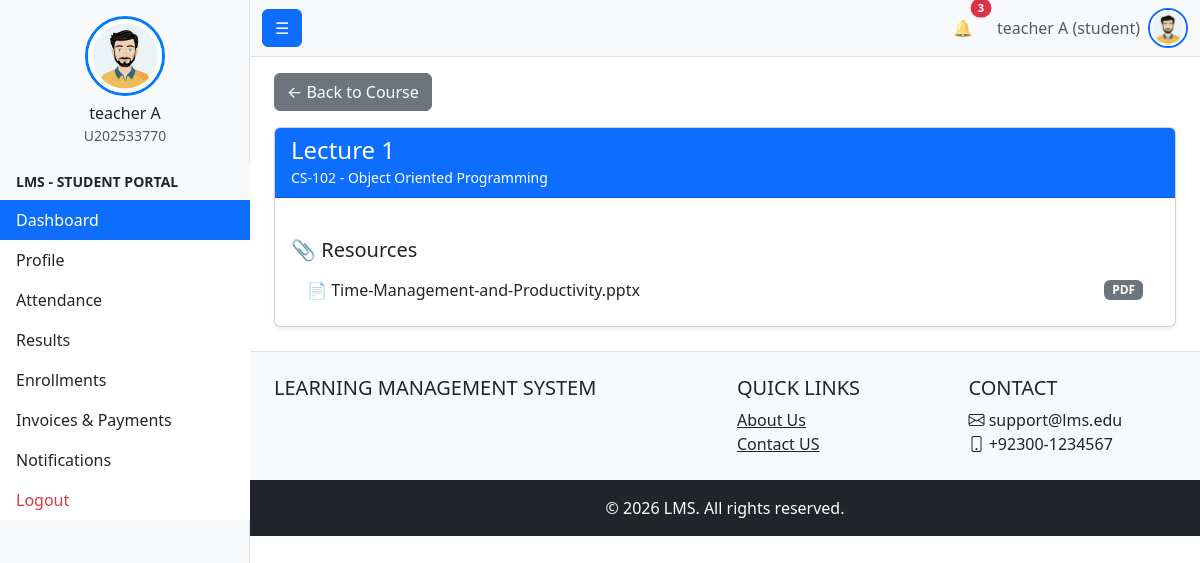
The page /roles/Student/courses/lesson.php?lesson_id=6 (signed in) on the database its author committed.
### tables this page shows
CREATE TABLE `users` (
  `id` int(11) NOT NULL,
  `first_name` varchar(100) NOT NULL,
  `last_name` varchar(100) NOT NULL,
  `full_name` varchar(201) GENERATED ALWAYS AS (concat(`first_name`,' ',`last_name`)) STORED,
  `email` varchar(255) DEFAULT NULL,
  `contact_number` varchar(20) DEFAULT NULL,
  `profile_image` varchar(255) DEFAULT NULL COMMENT 'Stores profile image filename (stored in /public/uploads/profiles/)',
  `campus_id` int(11) DEFAULT NULL,
  `gender` enum('male','female','other') DEFAULT NULL,
  `cnic` varchar(15) DEFAULT NULL,
  `date_of_birth` date DEFAULT NULL,
  `address` text DEFAULT NULL,
  `password_hash` varchar(255) NOT NULL,
  `user_code` varchar(255) NOT NULL,
  `status` enum('active','inactive','suspended') NOT NULL DEFAULT 'active',
  `is_deleted` tinyint(1) NOT NULL DEFAULT 0,
  `created_at` timestamp NOT NULL DEFAULT current_timestamp(),
  `updated_at` timestamp NOT NULL DEFAULT current_timestamp() ON UPDATE current_timestamp(),
  `last_login_at` datetime DEFAULT NULL
);

CREATE TABLE `roles` (
  `role_id` int(11) NOT NULL,
  `role_name` enum('student','faculty','admin','student_affairs','examination','admission','accounts') NOT NULL
);

CREATE TABLE `lesson` (
  `lesson_id` int(11) NOT NULL,
  `module_id` int(11) NOT NULL,
  `lesson_title` varchar(150) NOT NULL,
  `delivery_mode` enum('live','async') NOT NULL DEFAULT 'async',
  `content_type` enum('video','text','slides','mixed') NOT NULL DEFAULT 'mixed',
  `lesson_type` enum('video','live','text','slides') NOT NULL,
  `description` text DEFAULT NULL,
  `sequence_number` int(11) NOT NULL,
  `scheduled_start` datetime DEFAULT NULL,
  `scheduled_end` datetime DEFAULT NULL,
  `status` enum('draft','published','archived') NOT NULL DEFAULT 'draft',
  `created_at` timestamp NOT NULL DEFAULT current_timestamp(),
  `updated_at` timestamp NOT NULL DEFAULT current_timestamp() ON UPDATE current_timestamp()
);

CREATE TABLE `course` (
  `course_id` int(11) NOT NULL,
  `department_id` int(11) NOT NULL,
  `course_code` varchar(50) NOT NULL,
  `course_name` varchar(150) NOT NULL,
  `credit_hrs` int(11) NOT NULL,
  `course_type` enum('core','elective') NOT NULL,
  `recommended_semester` int(11) DEFAULT NULL COMMENT 'Recommended semester for the course',
  `description` text DEFAULT NULL,
  `created_at` timestamp NOT NULL DEFAULT current_timestamp(),
  `updated_at` timestamp NOT NULL DEFAULT current_timestamp() ON UPDATE current_timestamp(),
  `is_deleted` tinyint(1) NOT NULL DEFAULT 0,
  `updated_by` int(11) DEFAULT NULL
);

CREATE TABLE `resource` (
  `resource_id` int(11) NOT NULL,
  `resource_type` enum('video','pdf','ppt','doc','link','image','audio') NOT NULL,
  `mime_type` varchar(100) NOT NULL,
  `file_size` bigint(20) NOT NULL,
  `storage_provider` enum('local','s3','gcs','cdn') NOT NULL DEFAULT 'local',
  `version` int(11) NOT NULL DEFAULT 1,
  `resource_url` varchar(2048) NOT NULL COMMENT 'Supports longer URLs',
  `resource_name` varchar(150) DEFAULT NULL,
  `uploaded_by` int(11) DEFAULT NULL,
  `created_at` timestamp NOT NULL DEFAULT current_timestamp()
);

### config.php (called while the page is built, shortened)
<?php
function url(string $path = ''): string {
    return rtrim(BASE_URL, '/') . '/' . ltrim($path, '/');
}

### roles/Student/courses/lesson.php (the view, shortened to what this page needs)
<?php
require_once $_SERVER['DOCUMENT_ROOT'] . '/project1/bootstrap.php';
$lesson_id = $_GET['lesson_id'] ?? null;
$stmt = $conn->prepare("
    SELECT l.lesson_title, l.description, l.lesson_type, l.scheduled_start,
           c.course_code, c.course_name, c.course_id,
           r.resource_id, r.resource_type, r.resource_url, r.resource_name
    FROM lesson l
    JOIN module m ON l.module_id = m.module_id
    JOIN course_offering co ON m.offering_id = co.offering_id
    JOIN course c ON co.course_id = c.course_id
    LEFT JOIN lesson_resource lr ON l.lesson_id = lr.lesson_id
    LEFT JOIN resource r ON lr.resource_id = r.resource_id
    WHERE l.lesson_id = ?
");
$stmt->bind_param("i", $lesson_id);
$stmt->execute();
$results = $stmt->get_result()->fetch_all(MYSQLI_ASSOC);
$lesson = $results[0];
$resources = array_filter($results, fn($r) => $r['resource_id']);
?>
<a href="course_content.php?course_id=<?= $lesson['course_id'] ?>" class="btn btn-secondary mb-3">
    ← Back to Course
</a>
<div class="card shadow-sm">
    <div class="card-header bg-primary text-white">
        <h4 class="mb-0"><?= htmlspecialchars($lesson['lesson_title']) ?></h4>
        <small><?= htmlspecialchars($lesson['course_code']) ?> - <?= htmlspecialchars($lesson['course_name']) ?></small>
    </div>
    <div class="card-body">
        <?php if (empty($resources)): ?>
            <div class="alert alert-secondary">No resources available for this lesson yet.</div>
        <?php else: ?>
            <h5 class="mt-4">📎 Resources</h5>
            <div class="list-group">
                <?php foreach ($resources as $resource): ?>
                    <a href="<?= htmlspecialchars($resource['resource_url']) ?>"
                       target="_blank" class="list-group-item list-group-item-action">
                        <div class="d-flex justify-content-between align-items-center">
                            <span>
                                <?php
                                $icons = ['video' => '🎥', 'pdf' => '📄', 'ppt' => '📊', 'doc' => '📝',
                                         'link' => '🔗', 'image' => '🖼️', 'audio' => '🎵'];
                                echo $icons[$resource['resource_type']] ?? '📎';
                                ?>
                                <?= htmlspecialchars($resource['resource_name'] ?? 'Resource') ?>
                            </span>
                            <span class="badge bg-secondary"><?= strtoupper($resource['resource_type']) ?></span>
                        </div>
                    </a>
                <?php endforeach; ?>
            </div>
        <?php endif; ?>
    </div>
</div>
<?php
require_once '../../../templates/layout/master_base.php';
?>

### templates/layout/navbar.php (shortened to what this page needs)
<?php
require_once $_SERVER['DOCUMENT_ROOT'].'/project1/bootstrap.php';
$name = 'Guest';
$role = 'guest';
$profile_image_url = url('public/male_avatar.jpeg');
if (isset($_SESSION['user_id'])) {
    $user_id = $_SESSION['user_id'];
    $stmt = $conn->prepare("
        SELECT u.full_name, r.role_name
        FROM users u
        LEFT JOIN user_roles ur ON u.id = ur.user_id
        LEFT JOIN roles r ON ur.role_id = r.role_id
        WHERE u.id = ?
        LIMIT 1
    ");
    $stmt->bind_param('i', $user_id);
    $stmt->execute();
    $result = $stmt->get_result();
    if ($row = $result->fetch_assoc()) {
        $name = $row['full_name'];
        $role = $row['role_name'] ?? 'guest';
    }
    $stmt = $conn->prepare("SELECT COUNT(*) as count FROM user_notification WHERE user_id=? AND is_read=FALSE");
    $stmt->bind_param('i', $user_id);
    $stmt->execute();
    $unread_count = $stmt->get_result()->fetch_assoc()['count'] ?? 0;
} else {
    $unread_count = 0;
    $notifications = [];
}
?>
<nav class="navbar navbar-expand-lg navbar-light bg-light border-bottom">
    <div class="container-fluid">
        <button class="btn btn-primary " id="sidebarToggle">☰</button>
        <div class="collapse navbar-collapse" id="navbarNav">
            <ul class="navbar-nav ms-auto align-items-center">
                <li class="nav-item dropdown me-3">
                    <a class="nav-link position-relative" href="#" id="notificationDropdown" role="button"
                       data-bs-toggle="dropdown" aria-expanded="false" title="Notifications">
                        🔔
                        <?php if ($unread_count > 0): ?>
                        <span class="position-absolute top-0 start-100 translate-middle badge rounded-pill bg-danger" style="font-size:0.7rem;">
                            <?= $unread_count > 9 ? '9+' : $unread_count ?>
                        </span>
                        <?php endif; ?>
                    </a>
                </li>
                <li class="nav-item me-2">
                    <span class="text-muted"><?= htmlspecialchars($name) ?> (<?= htmlspecialchars($role) ?>)</span>
                </li>
                <li class="nav-item dropdown">
                    <a class="nav-link p-0" href="#" id="userDropdown" role="button" data-bs-toggle="dropdown" aria-expanded="false" title="Profile Menu">
                        <img src="<?= $profile_image_url ?>" alt="Profile" class="rounded-circle border border-2 border-primary" style="width: 40px; height: 40px; object-fit: cover; cursor: pointer;">
                    </a>
                </li>
            </ul>
        </div>
    </div>
</nav>

### css/styles.css (style rules this page uses)
.list-group-item { border: none; border-radius: 0; }

### rows shown on the page
users: full_name "teacher A", roles.role_name "student"
lesson: lesson_title "Lecture 1", course.course_code "CS-102", course.course_name "Object Oriented Programming", resource.resource_type "📄", resource.resource_name "Time-Management-and-Productivity.pptx", resource.resource_type "PDF"

### other values the page prints
$name "teacher A"
$user_code "U202533770"
$role "STUDENT"
$label "Dashboard"
$label "Profile"
$label "Attendance"
$label "Results"
$label "Enrollments"
$label "Invoices & Payments"
$label "Notifications"
$unread_count "3"
